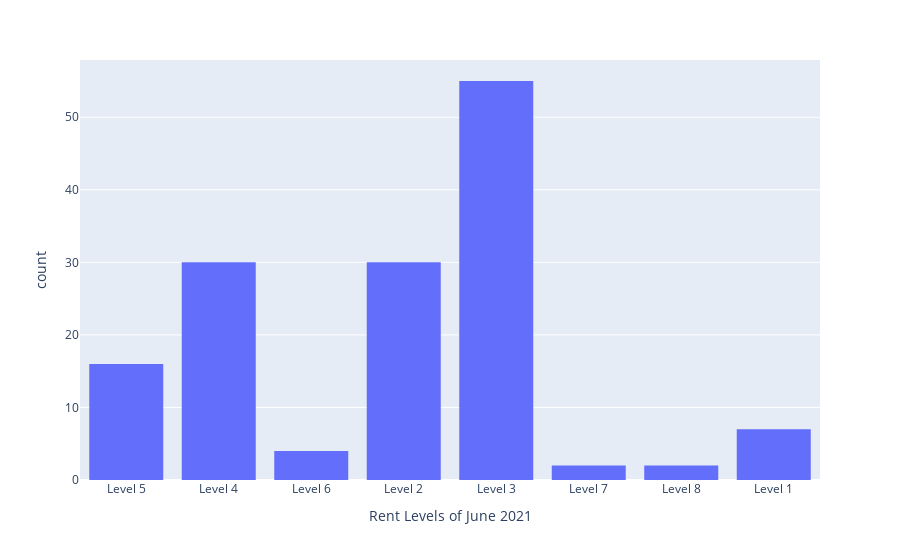

Notebook cell for this chart:
### Code cell
#Display the counts of Rent Levels in all Suburbs in June 2021
fig1 = px.histogram(df1, x="Rent Levels of June 2021")
fig1.show()

### Figure 1 — Plotly figure (JSON) as saved in the notebook; plotly's stock layout.template omitted (floating-point values rounded to 4 significant figures; data arrays with more than 128 entries replaced by an {"elided": "..."} marker saying what was removed)
{"data": [{"alignmentgroup": "True", "bingroup": "x", "hovertemplate": "Rent Levels of June 2021=%{x}<br>count=%{y}<extra></extra>", "legendgroup": "", "marker": {"color": "#636efa", "pattern": {"shape": ""}}, "name": "", "offsetgroup": "", "orientation": "v", "showlegend": false, "type": "histogram", "x": {"elided": "146 str values"}, "xaxis": "x", "yaxis": "y"}], "layout": {"barmode": "relative", "legend": {"tracegroupgap": 0}, "margin": {"t": 60}, "xaxis": {"anchor": "y", "domain": [0, 1], "title": {"text": "Rent Levels of June 2021"}}, "yaxis": {"anchor": "x", "domain": [0, 1], "title": {"text": "count"}}}}
